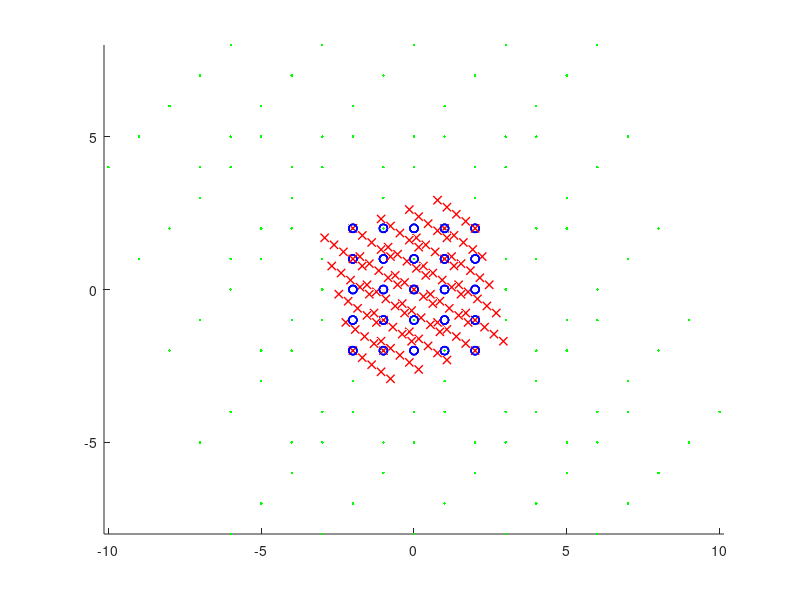

MATLAB code to generate this figure:
A=eye(3);

R=[12 -3 4;4 12 -3;-3 4 12]/13;
det(R)
R'*R
A1=R*A;
C=[-1  3  1;
   -1  0 -3;
   -1 -1  0];
figure(1)
clf
hold on
np=2
for i=[-np:np]
    for j=[-np:np]
        for k=[-np:np]
            %P=i*A(:,1)+j*A(:,2)+k*A(:,3);
            %P1=i*A1(:,1)+j*A1(:,2)+k*A1(:,3);
            PC=i*C(:,1)+j*C(:,2)+k*C(:,3);

            %plot3(P(1),P(2),P(3),'bo')
            %plot3(P1(1),P1(2),P1(3),'rx')
            plot3(PC(1),PC(2),PC(3),'g.','Linewidth',2)
        end
    end
end

np=2
for i=[-np:np]
    for j=[-np:np]
        for k=[-np:np]
            P=i*A(:,1)+j*A(:,2)+k*A(:,3);
            P1=i*A1(:,1)+j*A1(:,2)+k*A1(:,3);
            %PC=i*C(:,1)+j*C(:,2)+k*C(:,3);

            plot3(P(1),P(2),P(3),'bo','Linewidth',1)
            plot3(P1(1),P1(2),P1(3),'rx','Linewidth',1)
            %plot3(PC(1),PC(2),PC(3),'gs')
        end
    end
end


axis equal